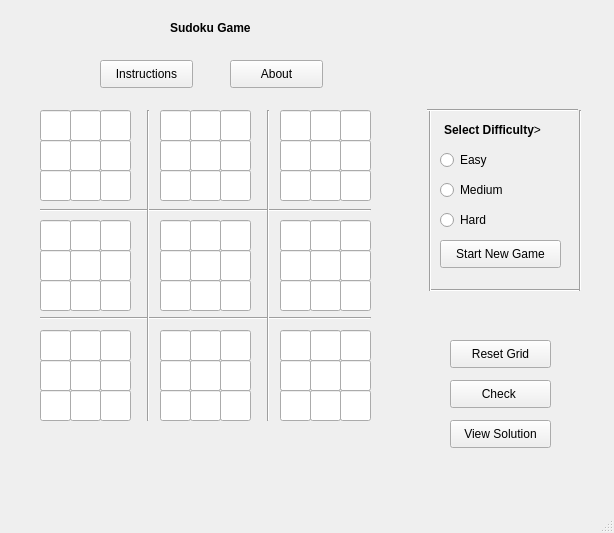
<?xml version="1.0" encoding="UTF-8"?>
<ui version="4.0">
 <class>MainWindow</class>
 <widget class="QMainWindow" name="MainWindow">
  <property name="geometry">
   <rect>
    <x>0</x>
    <y>0</y>
    <width>614</width>
    <height>533</height>
   </rect>
  </property>
  <property name="windowTitle">
   <string>MainWindow</string>
  </property>
  <widget class="QWidget" name="centralwidget">
   <widget class="QLineEdit" name="lineEdit_00">
    <property name="geometry">
     <rect>
      <x>40</x>
      <y>110</y>
      <width>31</width>
      <height>31</height>
     </rect>
    </property>
   </widget>
   <widget class="QLineEdit" name="lineEdit_01">
    <property name="geometry">
     <rect>
      <x>70</x>
      <y>110</y>
      <width>31</width>
      <height>31</height>
     </rect>
    </property>
   </widget>
   <widget class="QLineEdit" name="lineEdit_02">
    <property name="geometry">
     <rect>
      <x>100</x>
      <y>110</y>
      <width>31</width>
      <height>31</height>
     </rect>
    </property>
   </widget>
   <widget class="QLineEdit" name="lineEdit_10">
    <property name="geometry">
     <rect>
      <x>40</x>
      <y>140</y>
      <width>31</width>
      <height>31</height>
     </rect>
    </property>
   </widget>
   <widget class="QLineEdit" name="lineEdit_12">
    <property name="geometry">
     <rect>
      <x>100</x>
      <y>140</y>
      <width>31</width>
      <height>31</height>
     </rect>
    </property>
   </widget>
   <widget class="QLineEdit" name="lineEdit_11">
    <property name="geometry">
     <rect>
      <x>70</x>
      <y>140</y>
      <width>31</width>
      <height>31</height>
     </rect>
    </property>
   </widget>
   <widget class="QLineEdit" name="lineEdit_20">
    <property name="geometry">
     <rect>
      <x>40</x>
      <y>170</y>
      <width>31</width>
      <height>31</height>
     </rect>
    </property>
   </widget>
   <widget class="QLineEdit" name="lineEdit_22">
    <property name="geometry">
     <rect>
      <x>100</x>
      <y>170</y>
      <width>31</width>
      <height>31</height>
     </rect>
    </property>
   </widget>
   <widget class="QLineEdit" name="lineEdit_21">
    <property name="geometry">
     <rect>
      <x>70</x>
      <y>170</y>
      <width>31</width>
      <height>31</height>
     </rect>
    </property>
   </widget>
   <widget class="QLineEdit" name="lineEdit_24">
    <property name="geometry">
     <rect>
      <x>190</x>
      <y>170</y>
      <width>31</width>
      <height>31</height>
     </rect>
    </property>
   </widget>
   <widget class="QLineEdit" name="lineEdit_03">
    <property name="geometry">
     <rect>
      <x>160</x>
      <y>110</y>
      <width>31</width>
      <height>31</height>
     </rect>
    </property>
   </widget>
   <widget class="QLineEdit" name="lineEdit_15">
    <property name="geometry">
     <rect>
      <x>220</x>
      <y>140</y>
      <width>31</width>
      <height>31</height>
     </rect>
    </property>
   </widget>
   <widget class="QLineEdit" name="lineEdit_05">
    <property name="geometry">
     <rect>
      <x>220</x>
      <y>110</y>
      <width>31</width>
      <height>31</height>
     </rect>
    </property>
   </widget>
   <widget class="QLineEdit" name="lineEdit_25">
    <property name="geometry">
     <rect>
      <x>220</x>
      <y>170</y>
      <width>31</width>
      <height>31</height>
     </rect>
    </property>
   </widget>
   <widget class="QLineEdit" name="lineEdit_23">
    <property name="geometry">
     <rect>
      <x>160</x>
      <y>170</y>
      <width>31</width>
      <height>31</height>
     </rect>
    </property>
   </widget>
   <widget class="QLineEdit" name="lineEdit_14">
    <property name="geometry">
     <rect>
      <x>190</x>
      <y>140</y>
      <width>31</width>
      <height>31</height>
     </rect>
    </property>
   </widget>
   <widget class="QLineEdit" name="lineEdit_13">
    <property name="geometry">
     <rect>
      <x>160</x>
      <y>140</y>
      <width>31</width>
      <height>31</height>
     </rect>
    </property>
   </widget>
   <widget class="QLineEdit" name="lineEdit_04">
    <property name="geometry">
     <rect>
      <x>190</x>
      <y>110</y>
      <width>31</width>
      <height>31</height>
     </rect>
    </property>
   </widget>
   <widget class="QLineEdit" name="lineEdit_27">
    <property name="geometry">
     <rect>
      <x>310</x>
      <y>170</y>
      <width>31</width>
      <height>31</height>
     </rect>
    </property>
   </widget>
   <widget class="QLineEdit" name="lineEdit_06">
    <property name="geometry">
     <rect>
      <x>280</x>
      <y>110</y>
      <width>31</width>
      <height>31</height>
     </rect>
    </property>
   </widget>
   <widget class="QLineEdit" name="lineEdit_18">
    <property name="geometry">
     <rect>
      <x>340</x>
      <y>140</y>
      <width>31</width>
      <height>31</height>
     </rect>
    </property>
   </widget>
   <widget class="QLineEdit" name="lineEdit_08">
    <property name="geometry">
     <rect>
      <x>340</x>
      <y>110</y>
      <width>31</width>
      <height>31</height>
     </rect>
    </property>
   </widget>
   <widget class="QLineEdit" name="lineEdit_28">
    <property name="geometry">
     <rect>
      <x>340</x>
      <y>170</y>
      <width>31</width>
      <height>31</height>
     </rect>
    </property>
   </widget>
   <widget class="QLineEdit" name="lineEdit_26">
    <property name="geometry">
     <rect>
      <x>280</x>
      <y>170</y>
      <width>31</width>
      <height>31</height>
     </rect>
    </property>
   </widget>
   <widget class="QLineEdit" name="lineEdit_17">
    <property name="geometry">
     <rect>
      <x>310</x>
      <y>140</y>
      <width>31</width>
      <height>31</height>
     </rect>
    </property>
   </widget>
   <widget class="QLineEdit" name="lineEdit_16">
    <property name="geometry">
     <rect>
      <x>280</x>
      <y>140</y>
      <width>31</width>
      <height>31</height>
     </rect>
    </property>
   </widget>
   <widget class="QLineEdit" name="lineEdit_07">
    <property name="geometry">
     <rect>
      <x>310</x>
      <y>110</y>
      <width>31</width>
      <height>31</height>
     </rect>
    </property>
   </widget>
   <widget class="QLineEdit" name="lineEdit_44">
    <property name="geometry">
     <rect>
      <x>190</x>
      <y>250</y>
      <width>31</width>
      <height>31</height>
     </rect>
    </property>
   </widget>
   <widget class="QLineEdit" name="lineEdit_46">
    <property name="geometry">
     <rect>
      <x>280</x>
      <y>250</y>
      <width>31</width>
      <height>31</height>
     </rect>
    </property>
   </widget>
   <widget class="QLineEdit" name="lineEdit_34">
    <property name="geometry">
     <rect>
      <x>190</x>
      <y>220</y>
      <width>31</width>
      <height>31</height>
     </rect>
    </property>
   </widget>
   <widget class="QLineEdit" name="lineEdit_58">
    <property name="geometry">
     <rect>
      <x>340</x>
      <y>280</y>
      <width>31</width>
      <height>31</height>
     </rect>
    </property>
   </widget>
   <widget class="QLineEdit" name="lineEdit_41">
    <property name="geometry">
     <rect>
      <x>70</x>
      <y>250</y>
      <width>31</width>
      <height>31</height>
     </rect>
    </property>
   </widget>
   <widget class="QLineEdit" name="lineEdit_38">
    <property name="geometry">
     <rect>
      <x>340</x>
      <y>220</y>
      <width>31</width>
      <height>31</height>
     </rect>
    </property>
   </widget>
   <widget class="QLineEdit" name="lineEdit_32">
    <property name="geometry">
     <rect>
      <x>100</x>
      <y>220</y>
      <width>31</width>
      <height>31</height>
     </rect>
    </property>
   </widget>
   <widget class="QLineEdit" name="lineEdit_30">
    <property name="geometry">
     <rect>
      <x>40</x>
      <y>220</y>
      <width>31</width>
      <height>31</height>
     </rect>
    </property>
   </widget>
   <widget class="QLineEdit" name="lineEdit_51">
    <property name="geometry">
     <rect>
      <x>70</x>
      <y>280</y>
      <width>31</width>
      <height>31</height>
     </rect>
    </property>
   </widget>
   <widget class="QLineEdit" name="lineEdit_45">
    <property name="geometry">
     <rect>
      <x>220</x>
      <y>250</y>
      <width>31</width>
      <height>31</height>
     </rect>
    </property>
   </widget>
   <widget class="QLineEdit" name="lineEdit_43">
    <property name="geometry">
     <rect>
      <x>160</x>
      <y>250</y>
      <width>31</width>
      <height>31</height>
     </rect>
    </property>
   </widget>
   <widget class="QLineEdit" name="lineEdit_37">
    <property name="geometry">
     <rect>
      <x>310</x>
      <y>220</y>
      <width>31</width>
      <height>31</height>
     </rect>
    </property>
   </widget>
   <widget class="QLineEdit" name="lineEdit_48">
    <property name="geometry">
     <rect>
      <x>340</x>
      <y>250</y>
      <width>31</width>
      <height>31</height>
     </rect>
    </property>
   </widget>
   <widget class="QLineEdit" name="lineEdit_56">
    <property name="geometry">
     <rect>
      <x>280</x>
      <y>280</y>
      <width>31</width>
      <height>31</height>
     </rect>
    </property>
   </widget>
   <widget class="QLineEdit" name="lineEdit_53">
    <property name="geometry">
     <rect>
      <x>160</x>
      <y>280</y>
      <width>31</width>
      <height>31</height>
     </rect>
    </property>
   </widget>
   <widget class="QLineEdit" name="lineEdit_52">
    <property name="geometry">
     <rect>
      <x>100</x>
      <y>280</y>
      <width>31</width>
      <height>31</height>
     </rect>
    </property>
   </widget>
   <widget class="QLineEdit" name="lineEdit_54">
    <property name="geometry">
     <rect>
      <x>190</x>
      <y>280</y>
      <width>31</width>
      <height>31</height>
     </rect>
    </property>
   </widget>
   <widget class="QLineEdit" name="lineEdit_31">
    <property name="geometry">
     <rect>
      <x>70</x>
      <y>220</y>
      <width>31</width>
      <height>31</height>
     </rect>
    </property>
   </widget>
   <widget class="QLineEdit" name="lineEdit_57">
    <property name="geometry">
     <rect>
      <x>310</x>
      <y>280</y>
      <width>31</width>
      <height>31</height>
     </rect>
    </property>
   </widget>
   <widget class="QLineEdit" name="lineEdit_47">
    <property name="geometry">
     <rect>
      <x>310</x>
      <y>250</y>
      <width>31</width>
      <height>31</height>
     </rect>
    </property>
   </widget>
   <widget class="QLineEdit" name="lineEdit_50">
    <property name="geometry">
     <rect>
      <x>40</x>
      <y>280</y>
      <width>31</width>
      <height>31</height>
     </rect>
    </property>
   </widget>
   <widget class="QLineEdit" name="lineEdit_40">
    <property name="geometry">
     <rect>
      <x>40</x>
      <y>250</y>
      <width>31</width>
      <height>31</height>
     </rect>
    </property>
   </widget>
   <widget class="QLineEdit" name="lineEdit_36">
    <property name="geometry">
     <rect>
      <x>280</x>
      <y>220</y>
      <width>31</width>
      <height>31</height>
     </rect>
    </property>
   </widget>
   <widget class="QLineEdit" name="lineEdit_42">
    <property name="geometry">
     <rect>
      <x>100</x>
      <y>250</y>
      <width>31</width>
      <height>31</height>
     </rect>
    </property>
   </widget>
   <widget class="QLineEdit" name="lineEdit_35">
    <property name="geometry">
     <rect>
      <x>220</x>
      <y>220</y>
      <width>31</width>
      <height>31</height>
     </rect>
    </property>
   </widget>
   <widget class="QLineEdit" name="lineEdit_55">
    <property name="geometry">
     <rect>
      <x>220</x>
      <y>280</y>
      <width>31</width>
      <height>31</height>
     </rect>
    </property>
   </widget>
   <widget class="QLineEdit" name="lineEdit_33">
    <property name="geometry">
     <rect>
      <x>160</x>
      <y>220</y>
      <width>31</width>
      <height>31</height>
     </rect>
    </property>
   </widget>
   <widget class="QLineEdit" name="lineEdit_74">
    <property name="geometry">
     <rect>
      <x>190</x>
      <y>360</y>
      <width>31</width>
      <height>31</height>
     </rect>
    </property>
   </widget>
   <widget class="QLineEdit" name="lineEdit_76">
    <property name="geometry">
     <rect>
      <x>280</x>
      <y>360</y>
      <width>31</width>
      <height>31</height>
     </rect>
    </property>
   </widget>
   <widget class="QLineEdit" name="lineEdit_64">
    <property name="geometry">
     <rect>
      <x>190</x>
      <y>330</y>
      <width>31</width>
      <height>31</height>
     </rect>
    </property>
   </widget>
   <widget class="QLineEdit" name="lineEdit_88">
    <property name="geometry">
     <rect>
      <x>340</x>
      <y>390</y>
      <width>31</width>
      <height>31</height>
     </rect>
    </property>
   </widget>
   <widget class="QLineEdit" name="lineEdit_71">
    <property name="geometry">
     <rect>
      <x>70</x>
      <y>360</y>
      <width>31</width>
      <height>31</height>
     </rect>
    </property>
   </widget>
   <widget class="QLineEdit" name="lineEdit_68">
    <property name="geometry">
     <rect>
      <x>340</x>
      <y>330</y>
      <width>31</width>
      <height>31</height>
     </rect>
    </property>
   </widget>
   <widget class="QLineEdit" name="lineEdit_62">
    <property name="geometry">
     <rect>
      <x>100</x>
      <y>330</y>
      <width>31</width>
      <height>31</height>
     </rect>
    </property>
   </widget>
   <widget class="QLineEdit" name="lineEdit_60">
    <property name="geometry">
     <rect>
      <x>40</x>
      <y>330</y>
      <width>31</width>
      <height>31</height>
     </rect>
    </property>
   </widget>
   <widget class="QLineEdit" name="lineEdit_81">
    <property name="geometry">
     <rect>
      <x>70</x>
      <y>390</y>
      <width>31</width>
      <height>31</height>
     </rect>
    </property>
   </widget>
   <widget class="QLineEdit" name="lineEdit_75">
    <property name="geometry">
     <rect>
      <x>220</x>
      <y>360</y>
      <width>31</width>
      <height>31</height>
     </rect>
    </property>
   </widget>
   <widget class="QLineEdit" name="lineEdit_73">
    <property name="geometry">
     <rect>
      <x>160</x>
      <y>360</y>
      <width>31</width>
      <height>31</height>
     </rect>
    </property>
   </widget>
   <widget class="QLineEdit" name="lineEdit_67">
    <property name="geometry">
     <rect>
      <x>310</x>
      <y>330</y>
      <width>31</width>
      <height>31</height>
     </rect>
    </property>
   </widget>
   <widget class="QLineEdit" name="lineEdit_78">
    <property name="geometry">
     <rect>
      <x>340</x>
      <y>360</y>
      <width>31</width>
      <height>31</height>
     </rect>
    </property>
   </widget>
   <widget class="QLineEdit" name="lineEdit_86">
    <property name="geometry">
     <rect>
      <x>280</x>
      <y>390</y>
      <width>31</width>
      <height>31</height>
     </rect>
    </property>
   </widget>
   <widget class="QLineEdit" name="lineEdit_83">
    <property name="geometry">
     <rect>
      <x>160</x>
      <y>390</y>
      <width>31</width>
      <height>31</height>
     </rect>
    </property>
   </widget>
   <widget class="QLineEdit" name="lineEdit_82">
    <property name="geometry">
     <rect>
      <x>100</x>
      <y>390</y>
      <width>31</width>
      <height>31</height>
     </rect>
    </property>
   </widget>
   <widget class="QLineEdit" name="lineEdit_84">
    <property name="geometry">
     <rect>
      <x>190</x>
      <y>390</y>
      <width>31</width>
      <height>31</height>
     </rect>
    </property>
   </widget>
   <widget class="QLineEdit" name="lineEdit_61">
    <property name="geometry">
     <rect>
      <x>70</x>
      <y>330</y>
      <width>31</width>
      <height>31</height>
     </rect>
    </property>
   </widget>
   <widget class="QLineEdit" name="lineEdit_87">
    <property name="geometry">
     <rect>
      <x>310</x>
      <y>390</y>
      <width>31</width>
      <height>31</height>
     </rect>
    </property>
   </widget>
   <widget class="QLineEdit" name="lineEdit_77">
    <property name="geometry">
     <rect>
      <x>310</x>
      <y>360</y>
      <width>31</width>
      <height>31</height>
     </rect>
    </property>
   </widget>
   <widget class="QLineEdit" name="lineEdit_80">
    <property name="geometry">
     <rect>
      <x>40</x>
      <y>390</y>
      <width>31</width>
      <height>31</height>
     </rect>
    </property>
   </widget>
   <widget class="QLineEdit" name="lineEdit_70">
    <property name="geometry">
     <rect>
      <x>40</x>
      <y>360</y>
      <width>31</width>
      <height>31</height>
     </rect>
    </property>
   </widget>
   <widget class="QLineEdit" name="lineEdit_66">
    <property name="geometry">
     <rect>
      <x>280</x>
      <y>330</y>
      <width>31</width>
      <height>31</height>
     </rect>
    </property>
   </widget>
   <widget class="QLineEdit" name="lineEdit_72">
    <property name="geometry">
     <rect>
      <x>100</x>
      <y>360</y>
      <width>31</width>
      <height>31</height>
     </rect>
    </property>
   </widget>
   <widget class="QLineEdit" name="lineEdit_65">
    <property name="geometry">
     <rect>
      <x>220</x>
      <y>330</y>
      <width>31</width>
      <height>31</height>
     </rect>
    </property>
   </widget>
   <widget class="QLineEdit" name="lineEdit_85">
    <property name="geometry">
     <rect>
      <x>220</x>
      <y>390</y>
      <width>31</width>
      <height>31</height>
     </rect>
    </property>
   </widget>
   <widget class="QLineEdit" name="lineEdit_63">
    <property name="geometry">
     <rect>
      <x>160</x>
      <y>330</y>
      <width>31</width>
      <height>31</height>
     </rect>
    </property>
   </widget>
   <widget class="Line" name="line">
    <property name="geometry">
     <rect>
      <x>40</x>
      <y>200</y>
      <width>331</width>
      <height>20</height>
     </rect>
    </property>
    <property name="orientation">
     <enum>Qt::Horizontal</enum>
    </property>
   </widget>
   <widget class="Line" name="line_2">
    <property name="geometry">
     <rect>
      <x>40</x>
      <y>310</y>
      <width>331</width>
      <height>16</height>
     </rect>
    </property>
    <property name="orientation">
     <enum>Qt::Horizontal</enum>
    </property>
   </widget>
   <widget class="Line" name="line_3">
    <property name="geometry">
     <rect>
      <x>140</x>
      <y>110</y>
      <width>16</width>
      <height>311</height>
     </rect>
    </property>
    <property name="orientation">
     <enum>Qt::Vertical</enum>
    </property>
   </widget>
   <widget class="Line" name="line_4">
    <property name="geometry">
     <rect>
      <x>260</x>
      <y>110</y>
      <width>16</width>
      <height>311</height>
     </rect>
    </property>
    <property name="orientation">
     <enum>Qt::Vertical</enum>
    </property>
   </widget>
   <widget class="QPushButton" name="pushButton">
    <property name="geometry">
     <rect>
      <x>450</x>
      <y>340</y>
      <width>101</width>
      <height>28</height>
     </rect>
    </property>
    <property name="text">
     <string>Reset Grid</string>
    </property>
   </widget>
   <widget class="QPushButton" name="pushButton_2">
    <property name="geometry">
     <rect>
      <x>440</x>
      <y>240</y>
      <width>121</width>
      <height>28</height>
     </rect>
    </property>
    <property name="text">
     <string>Start New Game</string>
    </property>
   </widget>
   <widget class="QLabel" name="label">
    <property name="geometry">
     <rect>
      <x>444</x>
      <y>120</y>
      <width>101</width>
      <height>20</height>
     </rect>
    </property>
    <property name="styleSheet">
     <string notr="true"/>
    </property>
    <property name="text">
     <string>&lt;strong&gt;Select Difficulty&lt;/strong&gt;&gt;</string>
    </property>
   </widget>
   <widget class="QRadioButton" name="Easy">
    <property name="geometry">
     <rect>
      <x>440</x>
      <y>150</y>
      <width>95</width>
      <height>20</height>
     </rect>
    </property>
    <property name="text">
     <string>Easy</string>
    </property>
   </widget>
   <widget class="QRadioButton" name="Medium">
    <property name="geometry">
     <rect>
      <x>440</x>
      <y>180</y>
      <width>95</width>
      <height>20</height>
     </rect>
    </property>
    <property name="text">
     <string>Medium</string>
    </property>
   </widget>
   <widget class="QRadioButton" name="Hard">
    <property name="geometry">
     <rect>
      <x>440</x>
      <y>210</y>
      <width>95</width>
      <height>20</height>
     </rect>
    </property>
    <property name="text">
     <string>Hard</string>
    </property>
   </widget>
   <widget class="Line" name="line_5">
    <property name="geometry">
     <rect>
      <x>430</x>
      <y>280</y>
      <width>151</width>
      <height>20</height>
     </rect>
    </property>
    <property name="orientation">
     <enum>Qt::Horizontal</enum>
    </property>
   </widget>
   <widget class="Line" name="line_6">
    <property name="geometry">
     <rect>
      <x>420</x>
      <y>110</y>
      <width>20</width>
      <height>181</height>
     </rect>
    </property>
    <property name="orientation">
     <enum>Qt::Vertical</enum>
    </property>
   </widget>
   <widget class="Line" name="line_7">
    <property name="geometry">
     <rect>
      <x>570</x>
      <y>110</y>
      <width>20</width>
      <height>181</height>
     </rect>
    </property>
    <property name="orientation">
     <enum>Qt::Vertical</enum>
    </property>
   </widget>
   <widget class="Line" name="line_8">
    <property name="geometry">
     <rect>
      <x>427</x>
      <y>100</y>
      <width>151</width>
      <height>20</height>
     </rect>
    </property>
    <property name="orientation">
     <enum>Qt::Horizontal</enum>
    </property>
   </widget>
   <widget class="QPushButton" name="pushButton_3">
    <property name="geometry">
     <rect>
      <x>450</x>
      <y>420</y>
      <width>101</width>
      <height>28</height>
     </rect>
    </property>
    <property name="text">
     <string>View Solution</string>
    </property>
   </widget>
   <widget class="QPushButton" name="pushButton_4">
    <property name="geometry">
     <rect>
      <x>100</x>
      <y>60</y>
      <width>93</width>
      <height>28</height>
     </rect>
    </property>
    <property name="text">
     <string>Instructions</string>
    </property>
   </widget>
   <widget class="QPushButton" name="pushButton_5">
    <property name="geometry">
     <rect>
      <x>450</x>
      <y>380</y>
      <width>101</width>
      <height>28</height>
     </rect>
    </property>
    <property name="text">
     <string>Check </string>
    </property>
   </widget>
   <widget class="QPushButton" name="pushButton_6">
    <property name="geometry">
     <rect>
      <x>230</x>
      <y>60</y>
      <width>93</width>
      <height>28</height>
     </rect>
    </property>
    <property name="text">
     <string>About</string>
    </property>
   </widget>
   <widget class="QLabel" name="label_2">
    <property name="geometry">
     <rect>
      <x>170</x>
      <y>20</y>
      <width>101</width>
      <height>16</height>
     </rect>
    </property>
    <property name="text">
     <string>&lt;strong&gt;Sudoku Game&lt;/strong&gt;</string>
    </property>
   </widget>
  </widget>
  <widget class="QMenuBar" name="menubar">
   <property name="geometry">
    <rect>
     <x>0</x>
     <y>0</y>
     <width>614</width>
     <height>22</height>
    </rect>
   </property>
  </widget>
  <widget class="QStatusBar" name="statusbar"/>
 </widget>
 <resources/>
 <connections/>
</ui>
